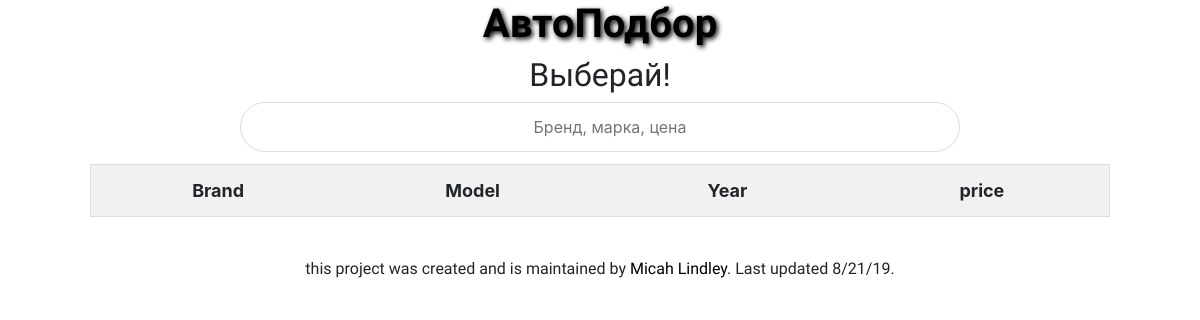
Page /search/search/ on the earlier database version.
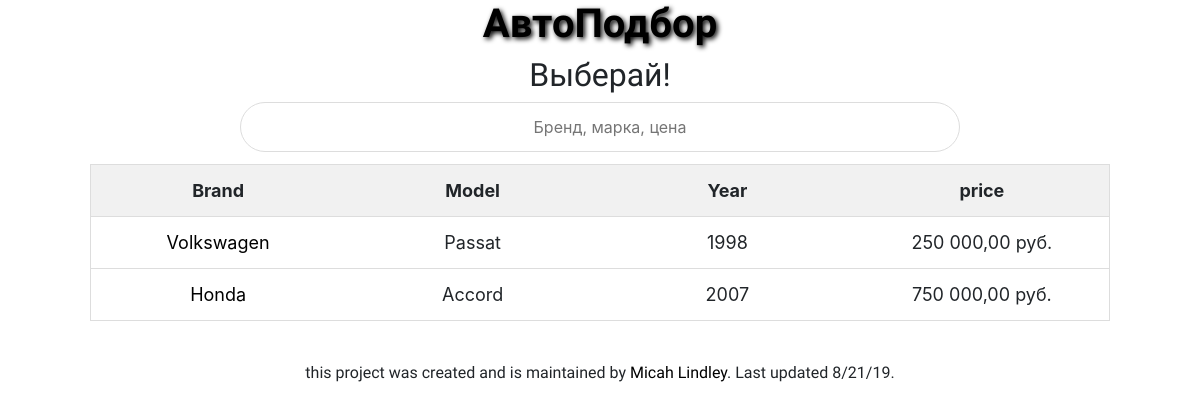
Same page on the later database version.
### search/models.py (models this page shows)
class CarModel(models.Model):
    name = models.CharField(max_length=64)
    year = models.DecimalField(max_digits=10, decimal_places=0)
    price = models.DecimalField(max_digits=30, decimal_places=2)
    brand = models.ForeignKey(to=CarBrand, on_delete=models.CASCADE)
    link = models.URLField(max_length=200, blank=True)

class CarBrand(models.Model):
    name = models.CharField(max_length=64, unique=True)
    def __str__(self):
        return self.name

### search/views.py (the view)
# urls.py: path('search/', SearchCarListView.as_view(), name='search')
class SearchCarListView(TitleMixin, ListView):
    model = CarModel
    template_name = 'search/search.html'
    title = "Поиск"

### common/views.py (called while the page is built)
    def get_context_data(self, **kwargs):
        context = super(TitleMixin, self).get_context_data()
        context['title'] = self.title
        return context

### search/templates/search/search.html (shortened to what this page needs)
{% load static humanize %}
<!DOCTYPE html>
<html>
<head>
<link rel="stylesheet" href="https://stackpath.bootstrapcdn.com/bootstrap/4.3.1/css/bootstrap.min.css">
</head>
<body>
<h1><a href="{% url 'index' %}"><b>АвтоПодбор</b></a></h1>
<h2>Выберай!</h2>
<div class="centerenter">
<input type="text" id="artInput" onkeyup="artFunction()" placeholder="Бренд, марка, цена" title="Work search">
</div>
<div class="tablesearch">
<table id="artTable" align="center">
<tr class="header">
<th style="width:25%">Brand</th>
<th style="width:25%">Model</th>
<th style="width:25%">Year</th>
<th style="width:25%">price</th>
</tr>
{% for car in object_list %}
    <tr>
        <td><a href="{{ car.link }}">{{ car.brand }}</a></td>
        <td>{{ car.name }}</td>
        <td>{{ car.year }}</td>
        <td>{{ car.price | intcomma }} руб.</td>
    </tr>
{% endfor %}
</table>
</div>
<p>this project was created and is maintained by <a href = "https://micahlt.github.io/">Micah Lindley</a>.&#32;Last updated 8/21/19.</p>
</body>
</html>

### search/templates/search/search.html (style rules this page uses)
* { box-sizing: border-box; }
body,#artInput { text-align: center; }
#artInput { background-image: url('https://upload.wikimedia.org/wikipedia/commons/thumb/7/7e/Vector_search_icon.svg/221px-Vector_search_icon.svg.png'); background-position: 10px 10px;; background-repeat: no-repeat; background-size: 25px; width: 60%; font-size: 16px; padding: 12px 20px 12px 40px; border: 1px solid #ddd; margin-bottom: 12px; border-radius: 25px; }
#artTable { border-collapse: collapse; width: 85%; border: 1px solid #ddd; font-size: 18px; margin-bottom:40px; }
#artTable th, #artTable td { text-align: left; padding: 12px; text-align: center; }
#artTable tr { border-bottom: 1px solid #ddd; }
#artTable tr.header, #artTable tr:hover { background-color: #f1f1f1; }
a { color: #000000; }
h2, h1, p { font-family: 'Nunito Sans', sans-serif; }
h1 { color: #f56642; transition: 0.3s; }

Differences in the rows shown:
added CarModel: brand "Volkswagen", name "Passat", year "1998", price "250 000,00"
added CarModel: brand "Honda", name "Accord", year "2007", price "750 000,00"
